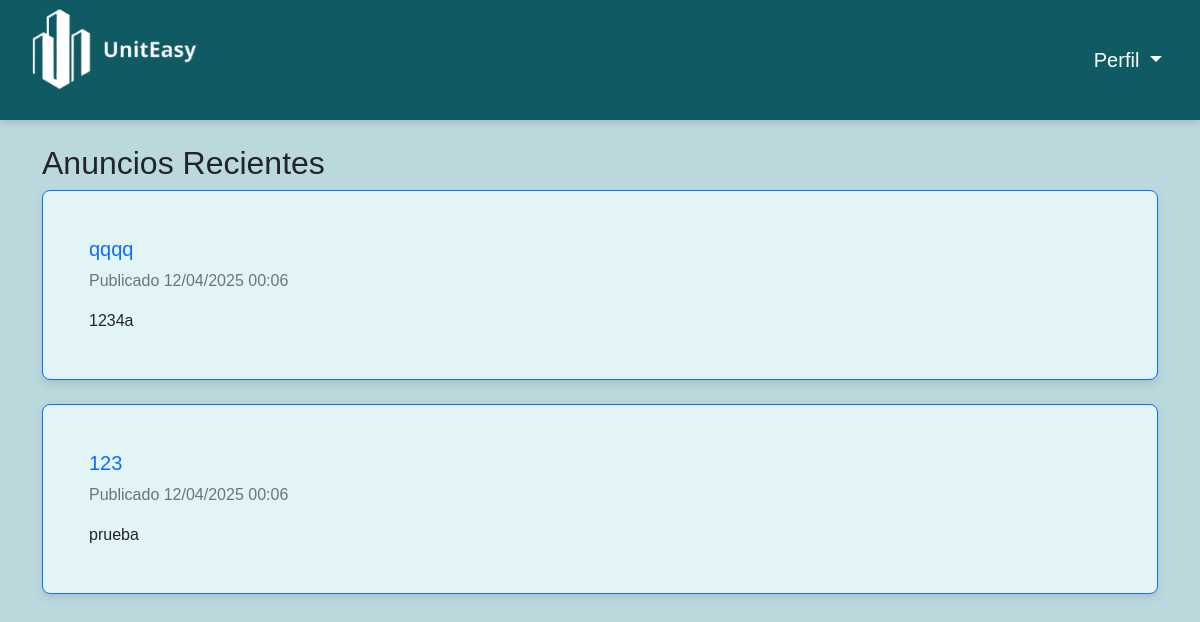
/anuncios/, run on the app's committed database.
### usuarios/models.py (models this page shows, shortened)
class Anuncio(models.Model):
    titulo = models.CharField(max_length=200)
    contenido = models.TextField()
    fecha_publicacion = models.DateTimeField(default=timezone.now)
    class Meta:
        ordering = ['-fecha_publicacion']

### usuarios/views.py (the view)
# urls.py: path('anuncios/', views.lista_anuncios, name='anuncios_list'),
def lista_anuncios(request):
    anuncios = Anuncio.objects.all()[:5]  # Limitamos a los 5 anuncios más recientes
    return render(request, 'usuarios/residente/lista_anuncios.html', {'anuncios': anuncios})  # Actualizado a la nueva estructura

### usuarios/context_processors.py (called while the page is built)
def rol_usuario(request):
    if request.user.is_authenticated:
        return {'rol_usuario': request.user.id_rol.nombre}  # Suponiendo que el campo 'id_rol.nombre' te da el nombre del rol
    return {'rol_usuario': None}

### usuarios/templates/usuarios/residente/lista_anuncios.html
{% extends 'base.html' %}
{% block content %}
<h2>Anuncios Recientes</h2>
{% for anuncio in anuncios %}
    <div class="card mb-4 border-primary">
        <div class="card-body">
            <h5 class="card-title text-primary">{{ anuncio.titulo }}</h5>
            <p class="card-text text-secondary">Publicado {{ anuncio.fecha_publicacion|date:"d/m/Y H:i" }}</p>
            <p class="card-text">{{ anuncio.contenido }}</p>
        </div>
    </div>
{% empty %}
    <p>No hay anuncios disponibles.</p>
{% endfor %}
{% endblock %}

### static/css/styles.css (style rules this page uses)
body { background-color: #bbd9dd; font-family: 'Arial', sans-serif; }
.card { border-color: #105A63; padding: 30px; border-radius: 8px; box-shadow: 0 4px 8px rgba(0, 0, 0, 0.1); background-color: #e3f4f6; }

### data on the page
Anuncio: titulo "qqqq", fecha_publicacion "12/04/2025 00:06", contenido "1234a"
Anuncio: titulo "123", fecha_publicacion "12/04/2025 00:06", contenido "prueba"
